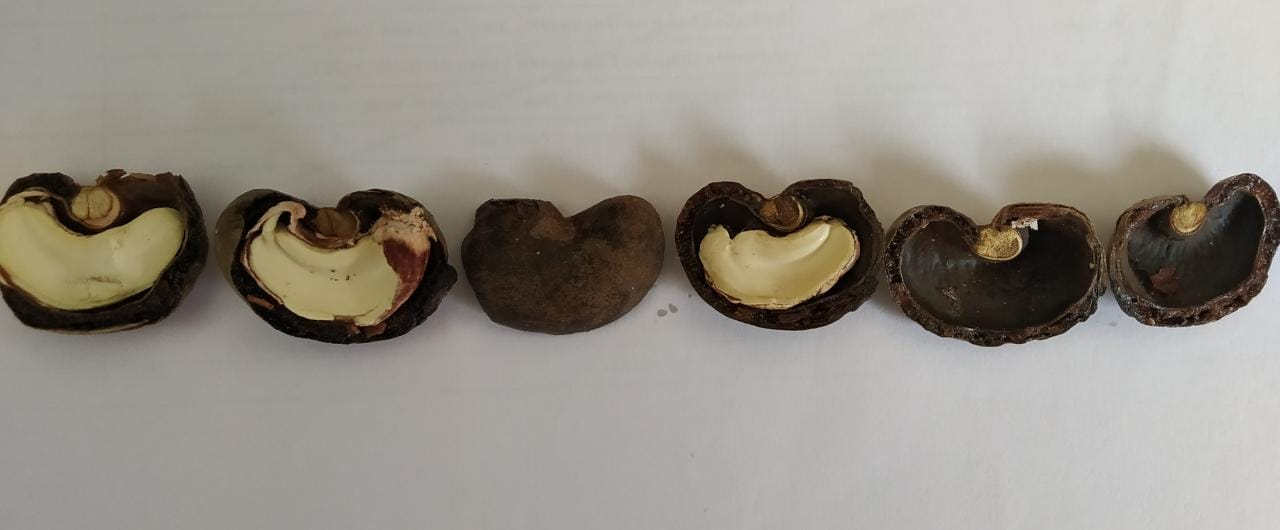
#> input picture pic/IMG-20220205-WA0009.jpg, 1280 x 530 px
$ python Cashew_Detection.py
#> lines starting #> are read from the running program, lines starting #| are printed output that depends on the picture; after the words box and inside, x2 and y2 are one past the last pixel; in counts of white or black regions, pixels touching at a corner belong together
import cv2
import numpy as np
img = cv2.imread("pic/IMG-20220205-WA0009.jpg")
#> img is the input picture: shape (530, 1280, 3); mean B, G, R 135.8, 144.7, 149.9

gray_img = cv2.cvtColor(img, cv2.COLOR_BGR2GRAY)
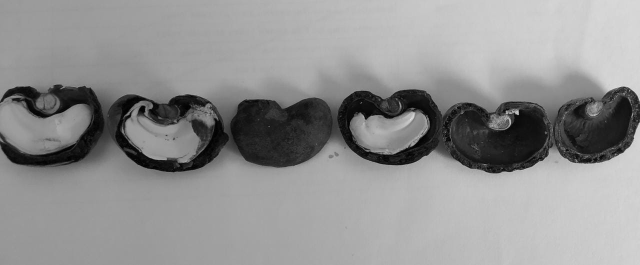
#> gray_img: shape (530, 1280) (shown at 1/2 size); min 0, max 238, mean 145.2

blur_img = cv2.GaussianBlur(gray_img, (5, 5), 0)


# IMAGE THRESHOLDING :
# IMAGE-9 ---- 45 to 160
ret, thresh_out = cv2.threshold(blur_img, 45, 160, cv2.THRESH_BINARY_INV)
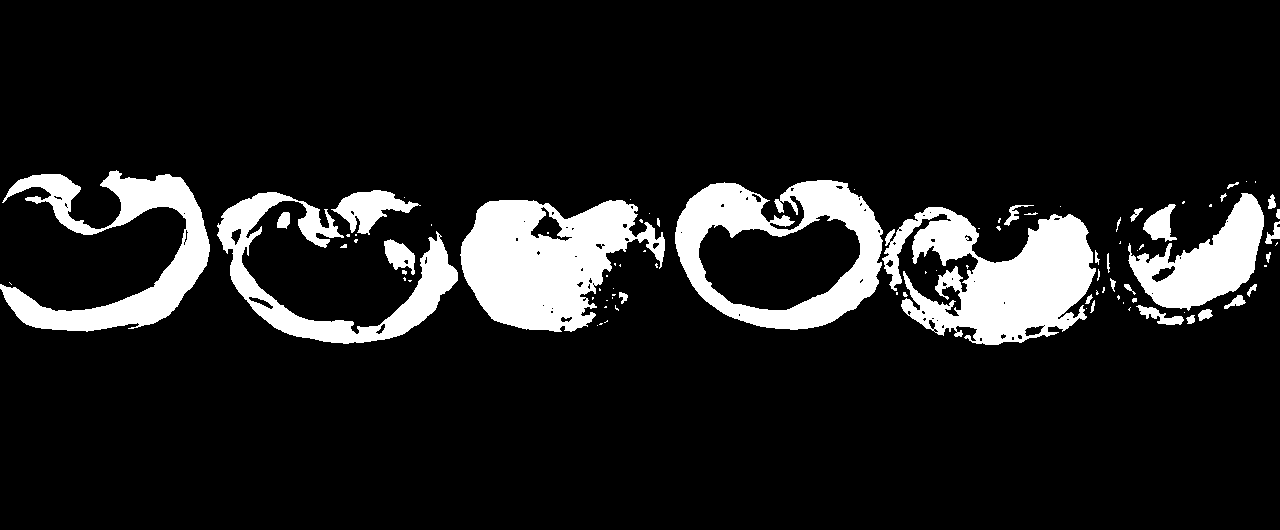
#> thresh_out: shape (530, 1280); values 0 (black) and 160 (white), 11.9% white; 91 white regions (55 under 20 px), largest, box (x1, y1, x2, y2) and area: (882, 207, 1096, 345) 16799, (460, 200, 665, 332) 16777, (675, 180, 883, 330) 13305
kernel_ip = np.ones((2, 2), np.uint8)
eroded_ip = cv2.erode(thresh_out, kernel_ip, iterations=1)
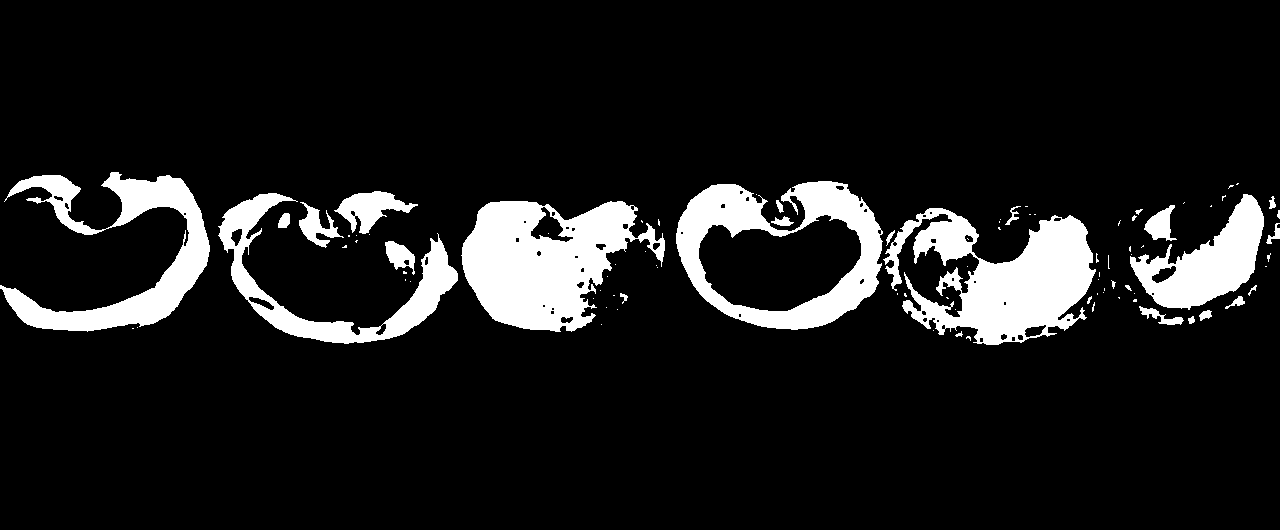
#> eroded_ip: shape (530, 1280); values 0 (black) and 160 (white), 11% white; 91 white regions (62 under 20 px), largest, box (x1, y1, x2, y2) and area: (461, 201, 665, 332) 15999, (883, 208, 1096, 345) 15430, (676, 181, 883, 330) 12191
dilated_ip = cv2.dilate(eroded_ip, kernel_ip, iterations=1)
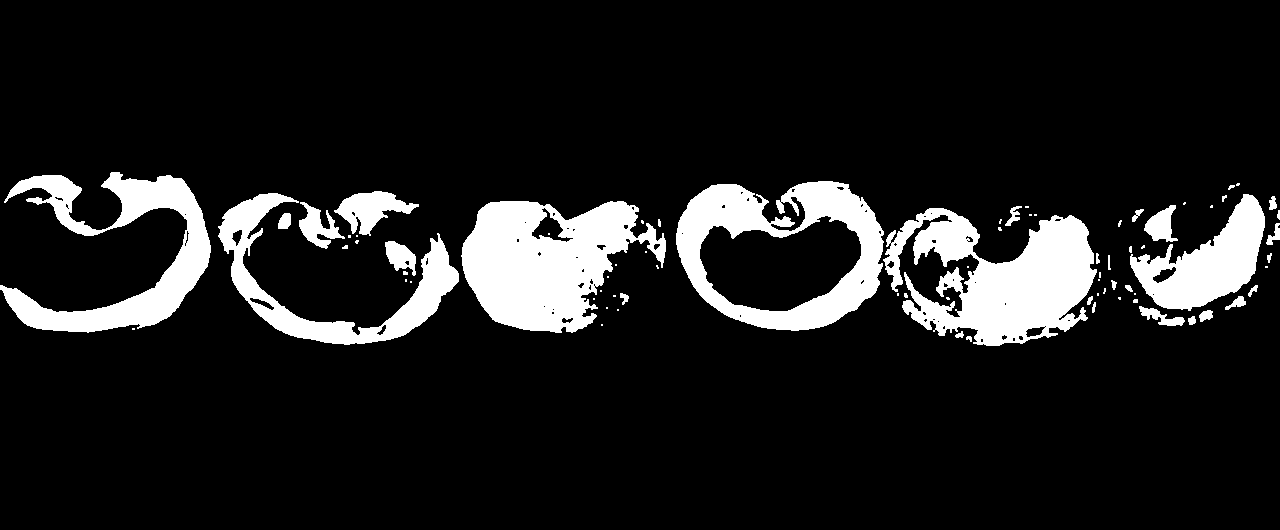
#> dilated_ip: shape (530, 1280); values 0 (black) and 160 (white), 11.9% white; 77 white regions (43 under 20 px)

contours, hierarchy = cv2.findContours(dilated_ip, cv2.RETR_TREE, cv2.CHAIN_APPROX_SIMPLE)
#> contours = 149 contours, 105 with area under 20; largest, box (x1, y1, x2, y2) and area: (676, 181, 884, 331) 23568, (461, 201, 666, 333) 17074, (883, 208, 1097, 346) 16238, (0, 172, 211, 333) 11158, (699, 215, 862, 312) 10827

for i,cnt in enumerate(contours):
    area = cv2.contourArea(cnt)
    if area > 2000:
        if hierarchy[0,i,3] == -1:
            x,y,w,h = cv2.boundingRect(cnt)
            cv2.rectangle(img, (x,y), (x+w, y+h), (0,255,0), 2)
            cv2.putText(img, "Cashew", (x,y), cv2.FONT_HERSHEY_SIMPLEX, 1, (0,0,255), 2)
#> this loop made 149 passes
#> (area, x, y, w, h) on passes 62, 93, 118, 121, 130, 143: (16237.5, 883, 208, 214, 138), (17074.5, 461, 201, 205, 132), (7292.5, 1130, 194, 135, 117), (8223, 218, 193, 241, 152), (23568.5, 676, 181, 208, 150), (11158, 0, 172, 211, 161)
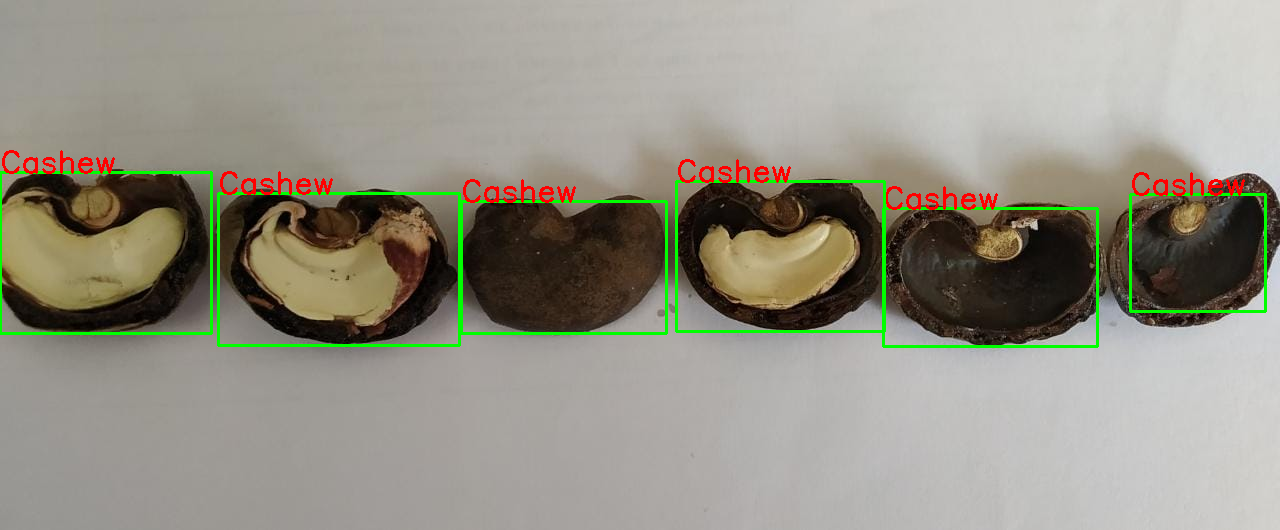
#> img: shape (530, 1280, 3); 2.36% of pixels changed, all inside (x1, y1, x2, y2) = (0, 150, 1267, 348)

cv2.imshow("Image", dilated_ip)
cv2.imshow("final", img)

if cv2.waitKey(0)  == ord("q"):
#> (key q is pressed here)
    cv2.destroyAllWindows()

$ run again, with pic/IMG-20220205-WA0004.jpg copied over pic/IMG-20220205-WA0009.jpg
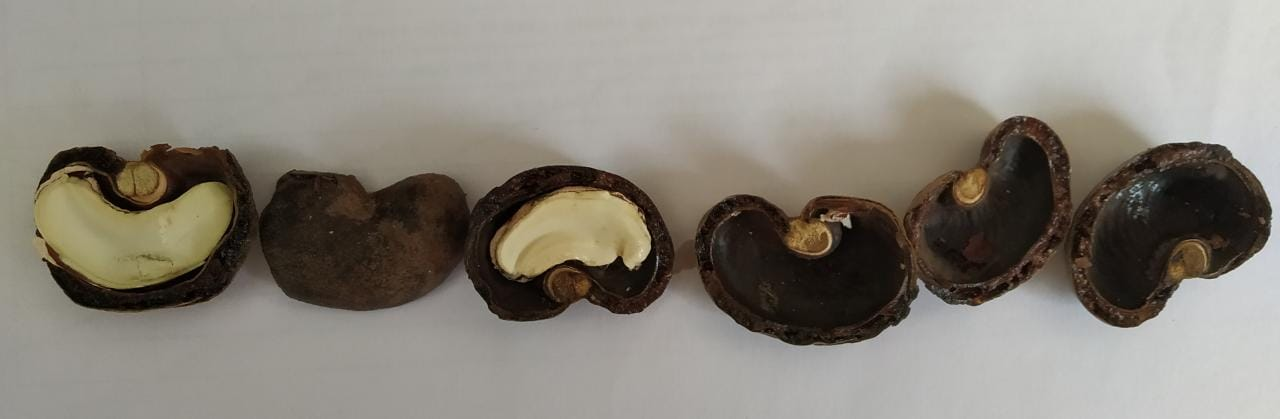
#> input picture pic/IMG-20220205-WA0004.jpg, 1280 x 419 px
#> img is the input picture: shape (419, 1280, 3); mean B, G, R 122.6, 131.8, 137.2
#> `ret, thresh_out = cv2.threshold(blur_img, 45, 160, cv2.THRESH_BINARY_I..`:
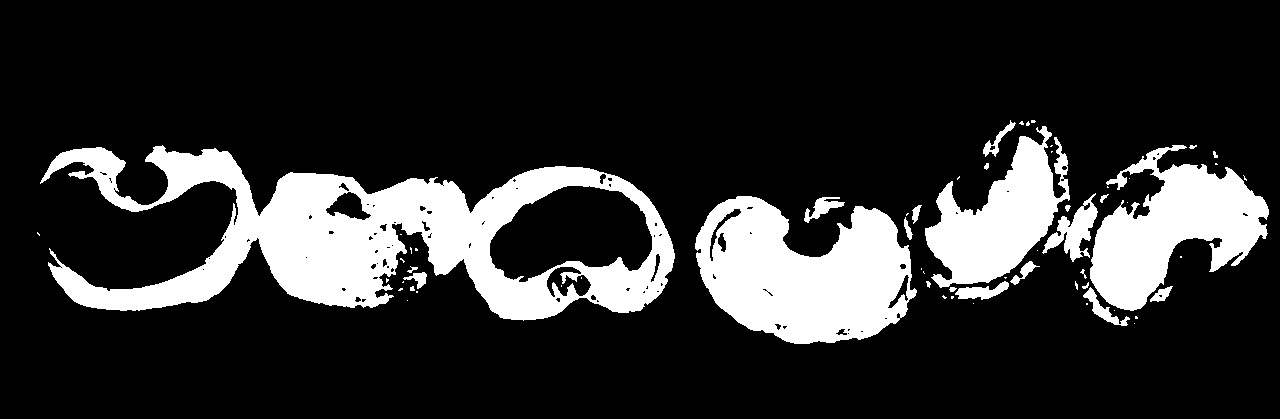
#> thresh_out: shape (419, 1280); values 0 (black) and 160 (white), 18.3% white; 62 white regions (37 under 20 px), largest, box (x1, y1, x2, y2) and area: (40, 145, 675, 321) 45321, (695, 196, 917, 344) 21981, (1090, 145, 1269, 311) 14924
#> eroded_ip: shape (419, 1280); values 0 (black) and 160 (white), 17.2% white; 55 white regions (36 under 20 px), largest, box (x1, y1, x2, y2) and area: (42, 147, 675, 320) 42567, (696, 197, 917, 344) 21217, (1091, 146, 1269, 311) 14095
#> dilated_ip: shape (419, 1280); values 0 (black) and 160 (white), 18.2% white; 48 white regions (21 under 20 px)
#> contours = 127 contours, 91 with area under 20; largest, box (x1, y1, x2, y2) and area: (42, 147, 676, 321) 56752, (696, 197, 918, 345) 22304, (1091, 146, 1270, 312) 14443, (490, 186, 654, 284) 11005, (926, 127, 1071, 289) 10958
#> the loop `for i,cnt in enumerate(contours):` made 127 passes
#> (area, x, y, w, h) on passes 34, 60, 117, 121: (22303.5, 696, 197, 222, 148), (56752, 42, 147, 634, 174), (14443, 1091, 146, 179, 166), (10958.5, 926, 127, 145, 162)
#> after the loop `for i,cnt in enumerate(contours):`:
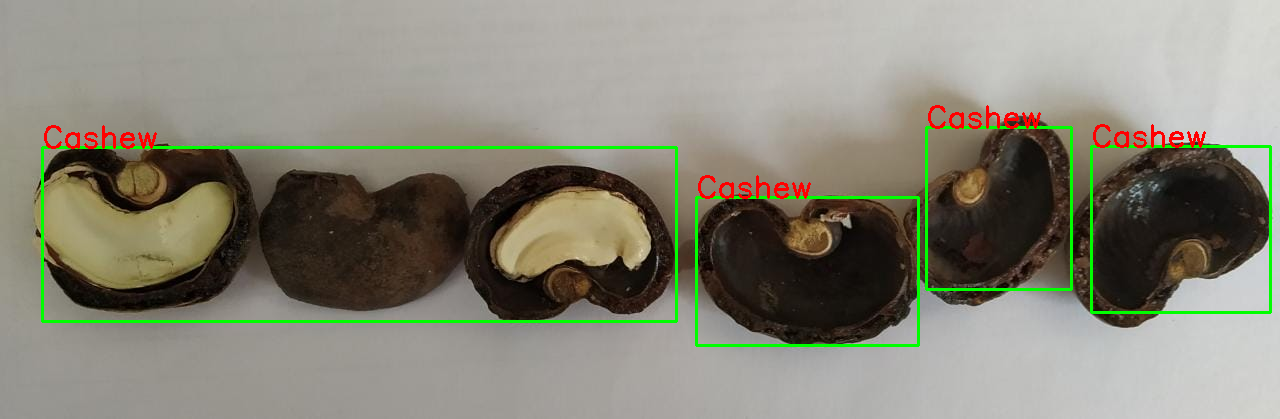
#> img: shape (419, 1280, 3); 2.57% of pixels changed, all inside (x1, y1, x2, y2) = (41, 105, 1272, 347)

$ run again, with pic/IMG-20220205-WA0005.jpg copied over pic/IMG-20220205-WA0009.jpg
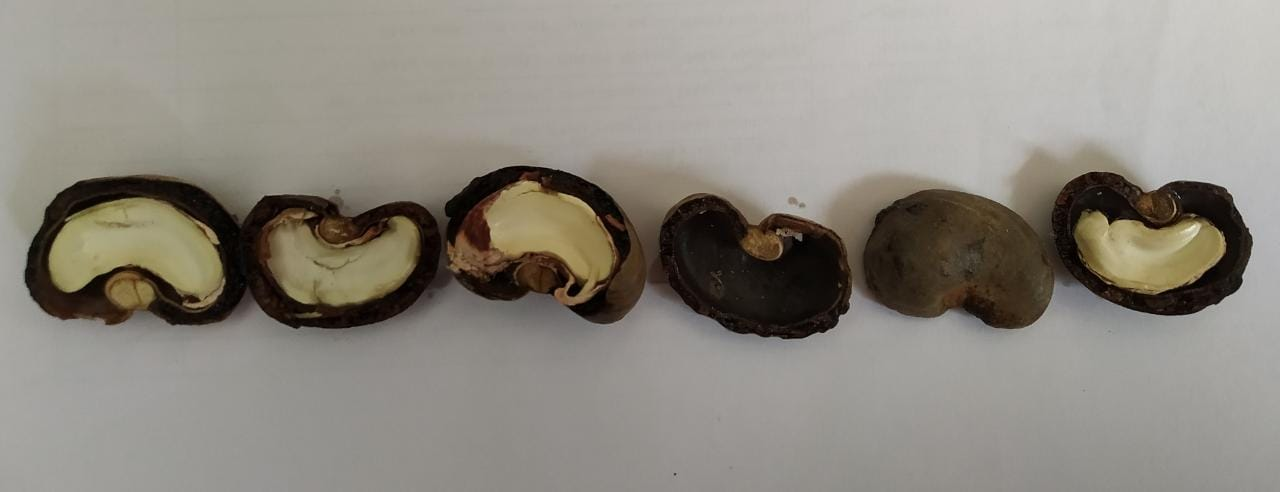
#> input picture pic/IMG-20220205-WA0005.jpg, 1280 x 492 px
#> img is the input picture: shape (492, 1280, 3); mean B, G, R 127.4, 136.1, 140.9
#> `ret, thresh_out = cv2.threshold(blur_img, 45, 160, cv2.THRESH_BINARY_I..`:
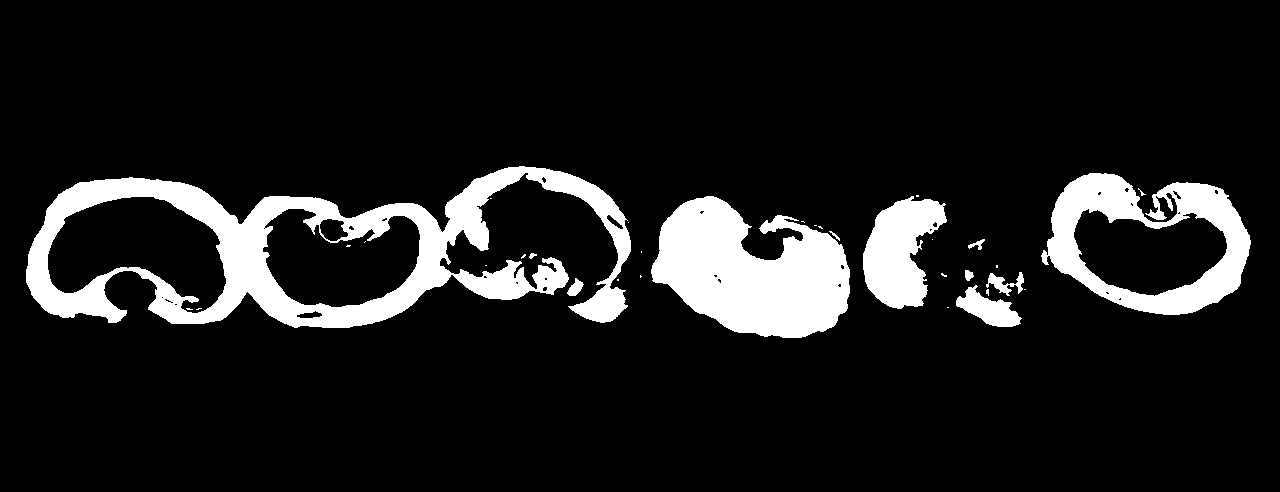
#> thresh_out: shape (492, 1280); values 0 (black) and 160 (white), 11.4% white; 33 white regions (22 under 20 px), largest, box (x1, y1, x2, y2) and area: (26, 166, 631, 328) 32640, (651, 196, 850, 338) 18673, (1041, 173, 1251, 315) 12179
#> eroded_ip: shape (492, 1280); values 0 (black) and 160 (white), 10.7% white; 36 white regions (25 under 20 px), largest, box (x1, y1, x2, y2) and area: (27, 167, 631, 328) 30167, (652, 197, 850, 338) 18152, (1048, 174, 1251, 315) 11265
#> dilated_ip: shape (492, 1280); values 0 (black) and 160 (white), 11.4% white; 27 white regions (15 under 20 px)
#> contours = 58 contours, 38 with area under 20; largest, box (x1, y1, x2, y2) and area: (27, 167, 632, 329) 55622, (1042, 174, 1252, 316) 20956, (652, 197, 851, 339) 18360, (48, 197, 228, 315) 13175, (263, 209, 422, 309) 11207
#> the loop `for i,cnt in enumerate(contours):` made 58 passes
#> (area, x, y, w, h) on passes 19, 22, 30, 39: (5726, 864, 197, 84, 113), (18360.5, 652, 197, 199, 142), (20956.5, 1042, 174, 210, 142), (55621.5, 27, 167, 605, 162)
#> after the loop `for i,cnt in enumerate(contours):`:
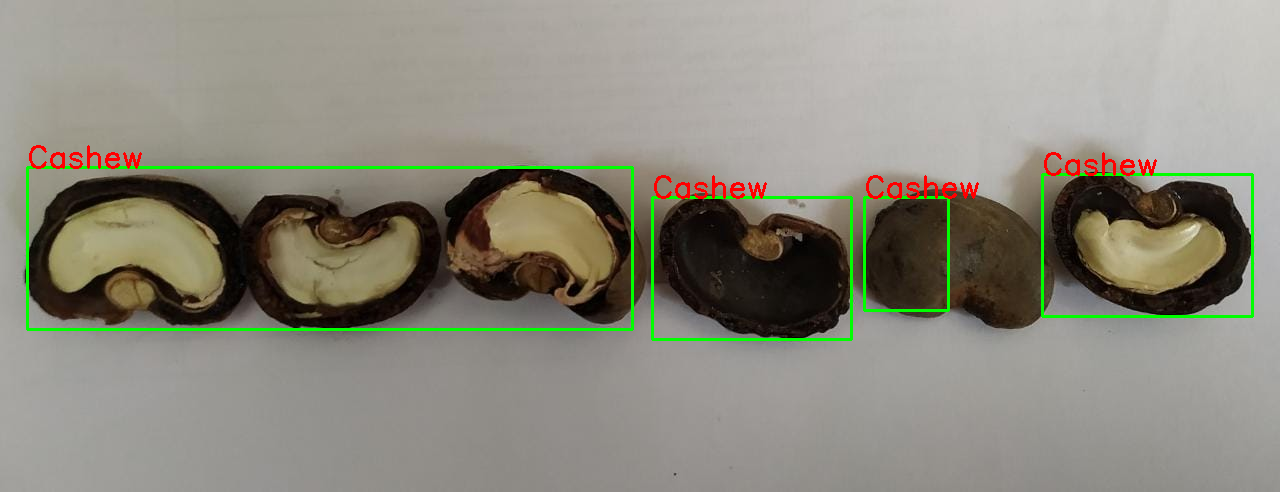
#> img: shape (492, 1280, 3); 2.03% of pixels changed, all inside (x1, y1, x2, y2) = (26, 145, 1254, 341)
